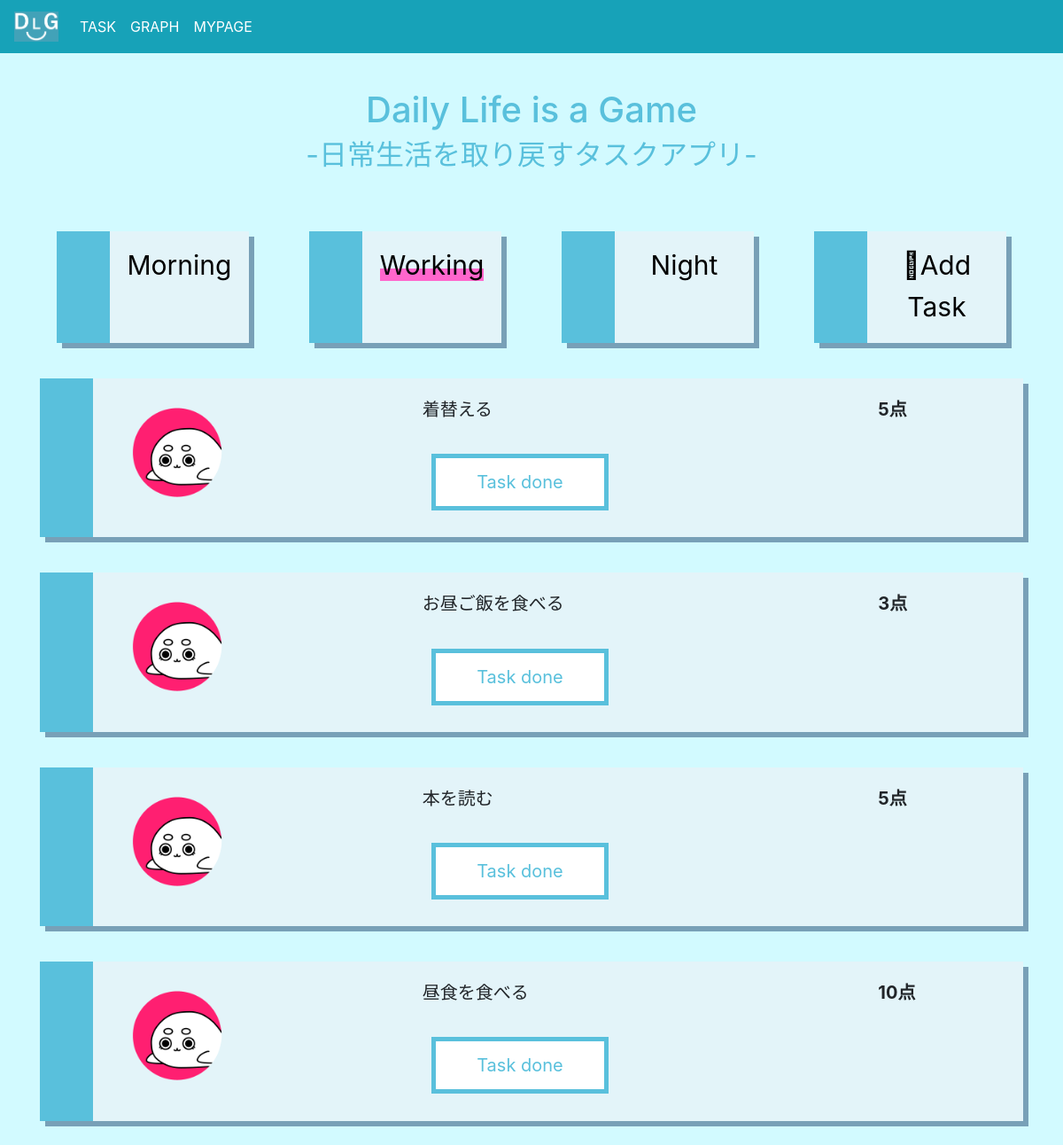
/taskw.html (signed in), run on the app's committed database.
### tables this page shows
CREATE TABLE Task_text(id integer primary key autoincrement, user_id integer, task_text text, task_id integer, point_m integer, point_d integer, point_n integer);

### main/views.py (the view)
@app.route("/taskw.html")
def show_entries_taskw():
    if (not session.get("logged_in")) or  (not session.get("username")) or  (not session.get("user_id")): # ログインしてない場合ログイン画面に誘導
        return redirect(url_for("login"))
    else:
        conn = sqlite3.connect("test.db")
        cur = conn.cursor()
        df = pd.read_sql('SELECT * FROM Task_text', conn)
        cur.close()
        conn.close()
        conn = sqlite3.connect("test.db")
        cur = conn.cursor()
        df2 = pd.read_sql('SELECT * FROM daily_data', conn)
        cur.close()
        conn.close()
        user_ids2 = df2['user_id'].values.tolist()
        date2 = df2['date'].values.tolist()
        task_id2 = df2['task_id'].values.tolist()
        done_log = True
        if not(int(session["user_id"]) in user_ids2):
            done_log = False
        else:
            dt_now = datetime.datetime.now()
            if not(dt_now.strftime('%Y/%m/%d') in date2):
                done_log = False
        user_ids = df['user_id'].values.tolist()
        task_texts = df['task_text'].values.tolist()
        task_ids = df['task_id'].values.tolist()
        point_m = df['point_m'].values.tolist()
        point_d = df['point_d'].values.tolist()
        point_n = df['point_n'].values.tolist()
        ta_tasks = {}
        for x,y,z1,z2,z3,p in zip(task_texts,task_ids,point_m,point_d,point_n,user_ids):
            if int(p) == 0 or int(p) == int(session["user_id"]):
                if z2 != 0:
                    if not(done_log):
                        ta_tasks[y] = [x,0,[z1,z2,z3]]
                    else:
                        if y in task_id2:
                            df3 = df2[df2['user_id'] == session.get("user_id")]
                            done_done = df3[df3["date"] == dt_now.strftime('%Y/%m/%d')]
                            if int(y) in done_done['task_id'].values.tolist():
                                ta_tasks[y] = [x,1,[z1,z2,z3]]
                            else:
                                ta_tasks[y] = [x,0,[z1,z2,z3]]
                        else:
                            ta_tasks[y] = [x,0,[z1,z2,z3]]
    return render_template("entries/task.html",user_id=session["user_id"],user_name=session["username"], tasks=ta_tasks,task_time=1)

### main/templates/entries/task.html (shortened to what this page needs)
{% extends "layout.html" %}
{% block body %}
  <div class="container">
  <div class="row elem_2_font">
      <div class="col-sm elem_2">
        <a id="timezone_m" href="{{ url_for('show_entries_taskm') }}">Morning</a>
      </div>
      <div class="col-sm elem_2">
        <a id="timezone_w" href="{{ url_for('show_entries_taskw') }}">Working</a>
      </div>
      <div class="col-sm elem_2 ">
        <a id="timezone_n" href="{{ url_for('show_entries_taskn') }}">Night</a>
      </div>
      <div class="col-sm elem_2">
        <a href="{{ url_for('addtask') }}">Add Task</a>
      </div>
  </div>
    {% for key in tasks  %}
    {% if tasks[key][1] == 1 %}
      <div class="row elem_1" style="font-size:20px;">
        <div class="col-4 icon_s">
          <img src="static/img/task_done_3.png" alt="task icon">
        </div>
        <div class="col-8">
          <form action="{{ url_for('task_done') }}" method="post">
            <div style="display: grid;grid-template-columns: 4fr 1fr;">
              <div>
                <input type="text" class="tasks" name="task" value="{{ key }}" readonly style="display: none;">
                <input type="text" class="tasks" name="time" value="{{ task_time }}" readonly style="display: none;">
                <span>{{tasks[key][0]}}</span><br><br>
                <button type="submit" class="nohover_btn_pink_2" style="cursor: default" disabled><strong> ☑ FIN </strong></button>
              </div>
              <div style="position: relative;color: rgba(255, 31, 113);">
                <Strong>{{tasks[key][2][task_time]}}点</Strong>
              </div>
      {% else %}
      <div class="row elem_1" style="font-size:20px;">
        <div class="col-4 icon_s">
          <img src="static/img/test.png" alt="task icon">
        </div>
        <div class="col-8">
          <form action="{{ url_for('task_done') }}" method="post">
            <div style="display: grid;grid-template-columns: 4fr 1fr;">
              <div>
                <span>{{tasks[key][0]}}</span><br><br>
                <button type="submit" class="btn_pink_2">Task done</button>
              </div>
              <div style="position: relative;">
                <Strong>{{tasks[key][2][task_time]}}点</Strong>
              </div>
              {% endif %}
            </div>
          </form>
        </div>
      </div>
    {% endfor %}
  </div>
{% endblock %}

### main/static/style/style.css (style rules this page uses)
body { padding-top: 100px; }
.elem_1 { margin-top: 5%; padding: 1em 1em; margin: 2em 0; background: rgb(227, 244, 249); border-left: solid 60px rgb(89, 192, 220); box-shadow: 6px 6px #78a0b7; overflow-wrap: break-word; }
.elem_2 { text-align: center; max-width: 220px; margin-top: 5%; margin-right: 3%; margin-left: 3%; padding: 1em 1em; background: rgb(227, 244, 249); border-left: solid 60px rgb(89, 192, 220); box-shadow: 6px 6px #78a0b7; }
.elem_2 > a { color: black; font-size: 30px; vertical-align: text-bottom; }
.icon_s img { max-width: 40%; min-width: 80px; }
.btn_pink_2 { text-align : center; margin: 2%; margin-top: 1%; cursor : pointer; padding : 12px 10px; background : rgb(255, 255, 255); color: rgba(89, 192, 220); width: 200px; transition: 0.3s; border-width: thick; border-style: solid; border-color: rgba(89, 192, 220); }
.elem_2 > .now_here { color: black; font-size: 30px; background:linear-gradient(transparent 60%, #f6c 60%); text-decoration: none; }

### main/templates/entries/task.html (style rules this page uses)
body { background-color: rgb(210, 250, 255) !important; }

### data on the page
Task_text: task_text "着替える"
Task_text: task_text "お昼ご飯を食べる"
Task_text: task_text "本を読む"
Task_text: task_text "昼食を食べる"

### other printed values
{{ tasks[key][2][task_time] }} "5" "3" "5" "10"
